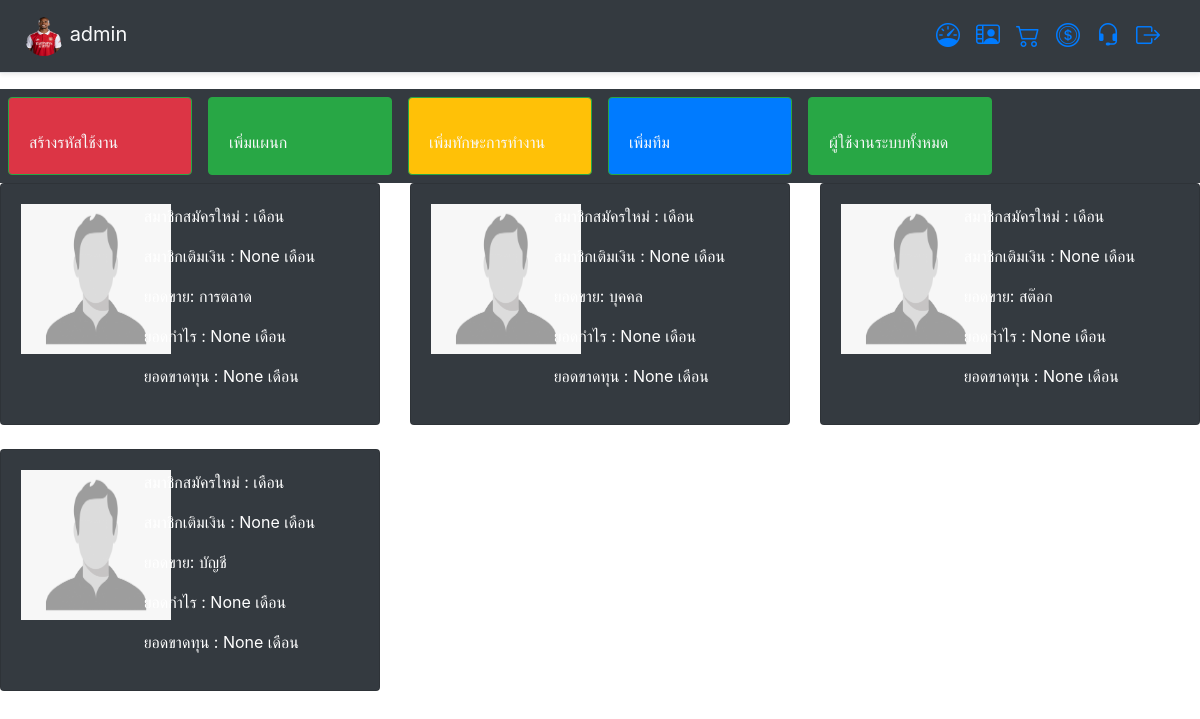
The app's page /team/ (signed in) with its own data.
### app_user/models.py (models this page shows, shortened)
class ProfileUser(models.Model):
    username = models.OneToOneField(User,on_delete=models.CASCADE) # ชื่อพนักงาน
    image_profile = models.ImageField('รูปภาพโปรไฟล์',upload_to='image_profile',null=True,blank=True,default='default.png')#รูปภาพโปรไฟล์
    nickname = models.CharField('ชื่อพนักงาน',max_length=20,blank=True)	# ชื่อเล่นพนักงาน
    address = models.CharField('ที่อยู่',max_length=255,blank=True,null=True)# ที่อยู่
    phone = models.CharField('เบอร์โทรศัพท์',max_length=10,blank=True) #  เบอร์โทรศัพท์
    image_id_card = models.ImageField('สำเนาบัตรประชาชน',upload_to='image_id_card',null=True,blank=True,default='default.png')#สำเนาบัตรประชาชน
    bank_id = models.IntegerField('หมายเลขบัญชีธนาคาร',blank=True,null=True)#หมายเลขบัญชีธนาคาร
    image_bank = models.ImageField('สำเนาบัญชีธนาคาร',upload_to='image_bank',null=True,blank=True,default='default.png') #สำเนาบัญชีธนาคาร
    level = models.TextChoices("Level", "ฝ่ายการตลาด ฝ่ายสต๊อกสินค้า ฝ่ายการเงินการบัญชี ฝ่ายบุคคล")
    permission = models.CharField('สิทธิ์การใช้งาน',blank=True, choices=level.choices, max_length=21)#สิทธิ์การใช้งาน
    team = models.ForeignKey(Team,on_delete=models.CASCADE,blank=True,null=True)#ฝาย
    position = models.ForeignKey(Positions,on_delete=models.CASCADE,blank=True,null=True)#ตำแหน่งงาน
    MedalType = models.TextChoices("MedalType", "น้อยกว่า1ปี 1ปี 2ปี มากกว่า3ปี")
    working_experience = models.CharField('ประสบการณ์ทำงาน',blank=True, choices=MedalType.choices, max_length=20)#ประสบการณ์ทำงาน
    working_skill = models.ForeignKey(Skill,on_delete=models.CASCADE,blank=True,null=True)#ทักษะการทำงาน
    worked_date = models.DateTimeField('วันเริ่มงาน',auto_now_add=True,blank=True,null=True)#วันเริ่มงาน
    image_check = models.BooleanField(default=False)
    other = models.TextField('หมายเหตุ',max_length=255,blank=True)
    class Meta:
        ordering = ["-username"]
        verbose_name_plural = "Profile"
        verbose_name = "Member"

class Team (models.Model):
    name = models.CharField('ชื่อทีม',max_length=255)
    image =  models.ImageField('สัญญาลักษณ์ทีม',upload_to='image_teams',null=True,blank=True,default='default.png') #รูปถ่าย
    detail = models.CharField('รายละเอียดเพิ่มเติม',max_length=255,null=True,blank=True)
    class Meta:
        ordering = ["-id"]
        verbose_name_plural = "Create Team"
        verbose_name = "Name Team"
    def __str__(self):
        return self.name

### app_team/views.py (the view)
# urls.py: path('', team_list, name='team_list'),
@login_required(login_url="/")
def team_list(request):
    teams = Team.objects.all()
    return render (request,'html_team/team_dashboard.html',{"teams":teams})

### templates/html_team/team_dashboard.html (shortened to what this page needs)
{% extends 'base/layout.html' %}
{% block content %}
<div class="row bg-dark">
  <div class="col-md-2 p-2">
    <a href="/register">
      <div class="card border-success bg-danger text-light">
        <div class="card-body">
          <p class="card-text">สร้างรหัสใช้งาน</p>
        </div>
      </div>
    </a>
  </div>
  <div class="col-md-2 p-2">
    <a href="{%url 'add-position'%}">
    <div class="card border-success bg-success text-light">
      <div class="card-body">
        <p class="card-text">เพิ่มแผนก</p>
      </div>
    </div>
    </a>
  </div>
  <div class="col-md-2 p-2">
    <a href="{%url 'add-skill'%}">
      <div class="card border-success bg-warning text-light">
        <div class="card-body">
          <p class="card-text">เพิ่มทักษะการทำงาน</p>
        </div>
      </div>
    </a>
  </div>
  <div class="col-md-2 p-2">
    <a href="{% url 'add-team' %}">
      <div class="card border-success bg-primary text-light">
        <div class="card-body">
          <p class="card-text">เพิ่มทีม</p>
        </div>
      </div>
      </a>
  </div>
  <div class="col-md-2 p-2">
    <a href="/user/">
      <div class="card border-success bg-success text-light">
        <div class="card-body">
          <p class="card-text">ผู้ใช้งานระบบทั้งหมด</p>
        </div>
      </div>
    </a>
  </div>
  </div>
</div>
<div class="row">
    {% for team in teams %}
    <div class="col-sm-3 col-md-6 col-lg-4">
        <div class="card bg-dark text-white">
            <div class="card-body">
                <div class="row">
                    <div class="col-sm-3 col-md-6 col-lg-4">
                        <img src="{{team.image.url}}" class="mx-auto d-block" width="150" height="150" alt="...">
                    </div>
                    <div class="col-sm-9 col-md-6 col-lg-8">
                      <p>สมาชิกสมัครใหม่ :{{ team. }} เดือน</p>
                      <p>สมาชิกเติมเงิน : {{ team.detail }} เดือน</p>
                      <p>ยอดขาย: {{ team }}</p>
                      <p>ยอดกำไร : {{ team.detail }} เดือน</p>
                      <p>ยอดขาดทุน : {{ team.detail }} เดือน</p>
                    </div>
                  </div>
            </div>
          </div>
        <br>
    </div>
    {% endfor %}
</div>
{% endblock content %}

### templates/base/navbar.html (shortened to what this page needs)
<div class="d-flex flex-column flex-md-row align-items-center p-3 px-md-4 mb-3 bg-dark border-bottom shadow-sm">
	<h5 class = "my-0 mr-md-auto font-weight-normal text-light"><img src="{{ user.profileuser.image_profile.url }}" width="40" height="40"class="rounded-circle" > {{ user.username}}</h5>
	<nav class="my-2 my-md-0 mr-md-3  ">
		<h5 class="my-0 mr-md-auto font-weight-normal text-light"><a href ="/dashboard/"><i class="bi bi-speedometer fa-5x" style="font-size:24px;"></i></a></h5>
	</nav>
	{% if user.is_authenticated and user.is_superuser and user.is_staff %}
	<nav class="my-2 my-md-0 mr-md-3">
		<h5 class="my-0 mr-md-auto font-weight-normal text-light"><a href ="/user/"><i class="bi bi-person-video2" style="font-size:24px;"></i></a></h5>
	</nav>
	<nav class="my-2 my-md-0 mr-md-3">
		<h5 class="my-0 mr-md-auto font-weight-normal text-light"><a href="/stock/"><i class="bi bi-cart2" style="font-size:24px;"></i></a></h5>
	</nav>
	<nav class="my-2 my-md-0 mr-md-3">
		<h5 class="my-0 mr-md-auto mr-md-auto font-weight-normal text-light"><a href="/money/"><i class="bi bi-coin" style="font-size:24px;"></i></a></h5>
	</nav>
	<nav class="my-2 my-md-0 mr-md-3">
		<h5 class="my-0 mr-md-auto mr-md-auto font-weight-normal text-light"><a href="/sale/"><i class="bi bi-headset" style="font-size:24px;"></i></a></h5>
	</nav>
	{% elif  user.is_authenticated and user.profileuser.permission == "ฝ่ายบุคคล" %}
	<nav class="my-2 my-md-0 mr-md-3">
		<h5 class="my-0 mr-md-auto font-weight-normal text-light"><a href ="/user/"><i class="bi bi-person-video2" style="font-size:24px;"></i></a></h5>
	</nav>
	{% elif  user.is_authenticated and user.profileuser.permission == "ฝ่ายสต๊อกสินค้า" %}
	<nav class="my-2 my-md-0 mr-md-3">
		<h5 class="my-0 mr-md-auto font-weight-normal text-light"><a href="/stock/"><i class="bi bi-cart2" style="font-size:24px;"></i></a></h5>
	</nav>
	{% elif  user.is_authenticated and user.profileuser.permission == "ฝ่ายการเงินการบัญชี" %}
	<nav class="my-2 my-md-0 mr-md-3">
		<h5 class="my-0 mr-md-auto mr-md-auto font-weight-normal text-light"><a href="/money/"><i class="bi bi-coin" style="font-size:24px;"></i></a></h5>
	</nav>
	{% elif  user.is_authenticated and user.profileuser.permission == "ฝ่ายการตลาด" %}
	<nav class="my-2 my-md-0 mr-md-3">
		<h5 class="my-0 mr-md-auto mr-md-auto font-weight-normal text-light"><a href="/sale/"><i class="bi bi-headset" style="font-size:24px;"></i></a></h5>
	</nav>
	{% endif %}
	<nav class="my-2 my-md-0 mr-md-3">
		<a href="/logout"><i class="bi bi-box-arrow-right" style="font-size:24px;" ></i></a>
	</nav>
</div>

### records on screen
Team: image (placeholder picture), detail "None", name "การตลาด"
Team: image (placeholder picture), detail "None", name "บุคคล"
Team: image (placeholder picture), detail "None", name "สต๊อก"
Team: image (placeholder picture), detail "None", name "บัญชี"

### other values on screen
{{ user.username }} "admin"
